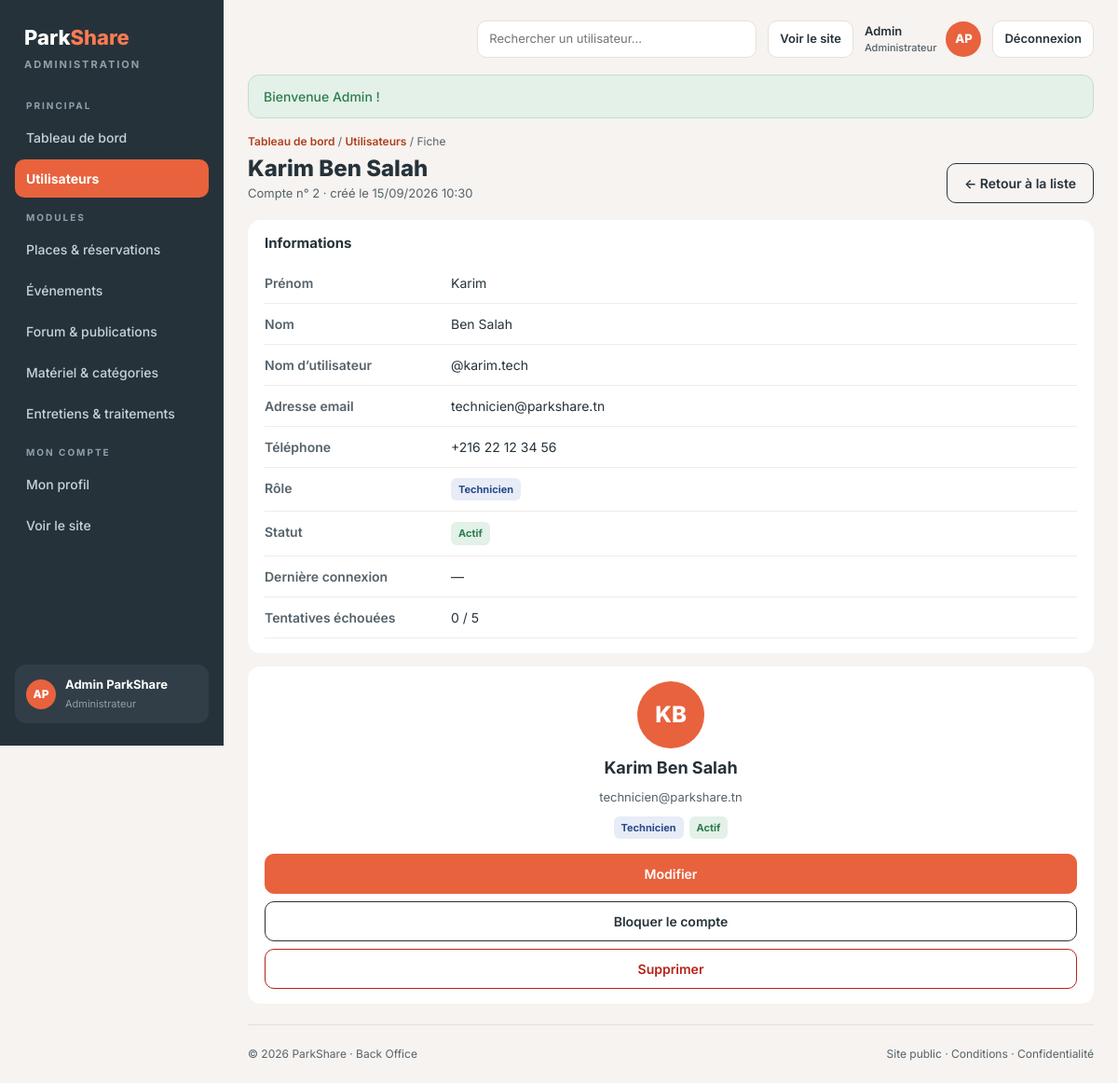
/index.php?action=user_show&id=2 (signed in), run on the app's committed database.
### tables this page shows
CREATE TABLE IF NOT EXISTS users (
    id              INT AUTO_INCREMENT PRIMARY KEY,
    nom             VARCHAR(50)  NOT NULL,
    prenom          VARCHAR(50)  NOT NULL,
    username        VARCHAR(50)  NOT NULL UNIQUE,
    email           VARCHAR(150) NOT NULL UNIQUE,
    telephone       VARCHAR(20)  NOT NULL,
    password        VARCHAR(255) NOT NULL,
    role            ENUM('client', 'proprietaire', 'technicien', 'admin') NOT NULL DEFAULT 'client',
    statut          ENUM('actif', 'bloque') NOT NULL DEFAULT 'actif',
    failed_attempts TINYINT UNSIGNED NOT NULL DEFAULT 0,
    locked_until    DATETIME NULL,
    last_login      DATETIME NULL,
    created_at      TIMESTAMP DEFAULT CURRENT_TIMESTAMP,
    updated_at      TIMESTAMP NULL DEFAULT NULL ON UPDATE CURRENT_TIMESTAMP,
    INDEX idx_role (role),
    INDEX idx_statut (statut)
);

### app/Controllers/Controller.php (called while the page is built, shortened)
<?php
require_once __DIR__ . '/../../config/database.php';
abstract class Controller
{
    protected string $page = 'home';
    public function __construct()
    {
        $this->db = Database::getConnexion();
    }
    protected function render(string $view, array $data = [], string $layout = 'front'): void
    {
        $content      = $this->capture(__DIR__ . '/../Views/pages/' . $view . '.php', $data);
        $currentPage  = $data['currentPage'] ?? $this->page;
        require __DIR__ . '/../Views/' . ($layout === 'admin' ? 'layout_admin.php' : 'layout.php');
    }
    private function capture(string $file, array $data): string
    {
        extract($data, EXTR_SKIP);
        require $file;
        return (string) ob_get_clean();
    }
}

### app/Controllers/UserController.php (called while the page is built, shortened)
<?php
class UserController extends Controller
{
    private AuthController $auth;
    public function __construct()
    {
        $this->auth = new AuthController();
    }
    public function show(): void
    {
        $user = $this->findOr404();
        $this->render('back/users/show', [
            'title' => $user->getPrenom() . ' ' . $user->getNom(),
            'user'  => $user,
            'isMe'  => $user->getId() === (int) $_SESSION['user_id'],
        ], 'admin');
    }
    private function findOr404(?int $id = null): UserModel
    {
        $id ??= (int) ($_GET['id'] ?? 0);
        $user = $id > 0 ? $this->auth->findById($id) : null;
        return $user;
    }
}

### index.php (called while the page is built, shortened)
<?php
require_once __DIR__ . '/app/helpers.php';
spl_autoload_register(function (string $class): void {
    foreach (['Controllers', 'Models'] as $folder) {
        $file = __DIR__ . '/app/' . $folder . '/' . $class . '.php';
        if (is_file($file)) {
            return;
        }
    }
});
AuthController::syncSession();
$routes = require __DIR__ . '/app/routes.php';
$action = (string) ($_GET['action'] ?? 'home');
[$controllerName, $method] = $routes[$action];
$param = $routes[$action][2] ?? null;
$controller = new $controllerName();
$param === null ? $controller->$method() : $controller->$method($param);

### app/helpers.php (called while the page is built, shortened)
<?php
function e(mixed $value): string
{
    return htmlspecialchars((string) ($value ?? ''), ENT_QUOTES, 'UTF-8');
}
function url(string $action, array $params = []): string
{
    $query = http_build_query(array_merge(['action' => $action], $params));
    return 'index.php?' . $query;
}
function isActive(string|array $pages, string $currentPage): string
{
    return in_array($currentPage, (array) $pages, true) ? 'active' : '';
}
function role_label(string $role): string
{
    return [
        'admin'        => 'Administrateur',
        'technicien'   => 'Technicien',
        'proprietaire' => 'Propriétaire',
        'client'       => 'Automobiliste',
    ][$role] ?? $role;
}
function statut_label(string $statut): string
{
    return $statut === 'bloque' ? 'Bloqué' : 'Actif';
}
function initials(string $prenom, string $nom): string
{
    return mb_strtoupper(mb_substr($prenom, 0, 1) . mb_substr($nom, 0, 1));
}
function format_date(?string $date, bool $withTime = false): string
{
    if (empty($date)) {
        return '—';
    }
    $ts = strtotime($date);
    return $ts ? date($withTime ? 'd/m/Y H:i' : 'd/m/Y', $ts) : '—';
}
function current_user(): ?array
{
    return [
        'id'       => (int) $_SESSION['user_id'],
        'username' => $_SESSION['username'] ?? '',
        'nom'      => $_SESSION['nom'] ?? '',
        'prenom'   => $_SESSION['prenom'] ?? '',
        'role'     => $_SESSION['role'] ?? '',
    ];
}
function can(string $permission): bool
{
    return AuthController::can($permission);
}

### config/database.php (called while the page is built, shortened)
<?php
class Database
{
    private static ?PDO $pdo = null;
    public static function getConnexion(): PDO
    {
        if (self::$pdo === null) {
            try {
                self::$pdo = new PDO(
                    'mysql:host=' . DB_HOST . ';port=' . DB_PORT . ';dbname=' . DB_NAME . ';charset=utf8mb4',
                    DB_USER,
                    DB_PASS,
                    [
                        PDO::ATTR_ERRMODE            => PDO::ERRMODE_EXCEPTION,
                        PDO::ATTR_DEFAULT_FETCH_MODE => PDO::FETCH_ASSOC,
                        PDO::ATTR_EMULATE_PREPARES   => false,
                    ]
                );
            } catch (PDOException $e) {
                http_response_code(500);
                die(APP_DEBUG
                    ? 'Erreur de connexion : ' . htmlspecialchars($e->getMessage(), ENT_QUOTES, 'UTF-8')
                    : 'Erreur de connexion à la base de données. Vérifiez config/config.php.');
            }
        }
        return self::$pdo;
    }
}

### app/Controllers/AuthController.php (called while the page is built, shortened)
<?php
class AuthController extends Controller
{
    private static ?array $permissions = null;
    public static function isAuthenticated(): bool
    {
        return !empty($_SESSION['user_id']);
    }
    public static function syncSession(): void
    {
        $stmt = Database::getConnexion()->prepare('SELECT username, nom, prenom, role, statut FROM users WHERE id = :id LIMIT 1');
        $stmt->execute(['id' => (int) $_SESSION['user_id']]);
    }
    public static function can(string $permission): bool
    {
        self::$permissions ??= require __DIR__ . '/../../config/permissions.php';
        return in_array($permission, self::$permissions[$_SESSION['role'] ?? ''] ?? [], true);
    }
    public function findById(int $id): ?UserModel
    {
        $stmt = $this->db->prepare('SELECT * FROM users WHERE id = :id LIMIT 1');
        $stmt->execute(['id' => $id]);
        $row = $stmt->fetch();
        return $row ? UserModel::fromArray($row) : null;
    }
}

### app/Models/UserModel.php (called while the page is built, shortened)
<?php
class UserModel
{
    private int $id = 0;
    private string $nom = '';
    private string $prenom = '';
    private string $username = '';
    private string $email = '';
    private string $telephone = '';
    private string $role = 'client';
    private string $statut = 'actif';
    private int $failedAttempts = 0;
    private ?string $lastLogin = null;
    private string $createdAt = '';
    public function getId(): int { return $this->id; }
    public function getNom(): string { return $this->nom; }
    public function getPrenom(): string { return $this->prenom; }
    public function getUsername(): string { return $this->username; }
    public function getEmail(): string { return $this->email; }
    public function getTelephone(): string { return $this->telephone; }
    public function getRole(): string { return $this->role; }
    public function getStatut(): string { return $this->statut; }
    public function getFailedAttempts(): int { return $this->failedAttempts; }
    public function getLastLogin(): ?string { return $this->lastLogin; }
    public function getCreatedAt(): string { return $this->createdAt; }
    public function setId(int $id): void { $this->id = $id; }
    public function setNom(string $nom): void { $this->nom = $nom; }
    public function setPrenom(string $prenom): void { $this->prenom = $prenom; }
    public function setUsername(string $username): void { $this->username = $username; }
    public function setEmail(string $email): void { $this->email = $email; }
    public function setTelephone(string $telephone): void { $this->telephone = $telephone; }
    public function setRole(string $role): void { $this->role = $role; }
    public function setStatut(string $statut): void { $this->statut = $statut; }
    public function setFailedAttempts(int $n): void { $this->failedAttempts = $n; }
    public function setLastLogin(?string $date): void { $this->lastLogin = $date; }
    public function setCreatedAt(string $createdAt): void { $this->createdAt = $createdAt; }
    public static function fromArray(array $row): self
    {
        $user = new self();
        $user->setId((int) ($row['id'] ?? 0));
        $user->setNom((string) ($row['nom'] ?? ''));
        $user->setPrenom((string) ($row['prenom'] ?? ''));
        $user->setUsername((string) ($row['username'] ?? ''));
        $user->setEmail((string) ($row['email'] ?? ''));
        $user->setTelephone((string) ($row['telephone'] ?? ''));
        $user->setPassword((string) ($row['password'] ?? ''));
        $user->setRole((string) ($row['role'] ?? 'client'));
        $user->setStatut((string) ($row['statut'] ?? 'actif'));
        $user->setFailedAttempts((int) ($row['failed_attempts'] ?? 0));
        $user->setLockedUntil($row['locked_until'] ?? null);
        $user->setLastLogin($row['last_login'] ?? null);
        $user->setCreatedAt((string) ($row['created_at'] ?? ''));
        return $user;
    }
}

### app/Views/pages/back/users/show.php (the view, shortened to what this page needs)
<?php
$locked = $user->getLockedUntil() && strtotime($user->getLockedUntil()) > time();
?>
<div class="top">
    <div>
        <div class="crumb"><a href="<?= url('admin') ?>">Tableau de bord</a> / <a href="<?= url('users') ?>">Utilisateurs</a> / Fiche</div>
        <h1><?= e($user->getPrenom() . ' ' . $user->getNom()) ?></h1>
        <p>Compte n° <?= $user->getId() ?> · créé le <?= e(format_date($user->getCreatedAt(), true)) ?></p>
    </div>
    <a class="btn" href="<?= url('users') ?>">← Retour à la liste</a>
</div>
<div class="two">
    <div class="p">
        <h2>Informations</h2>
        <dl class="dl">
            <dt>Prénom</dt><dd><?= e($user->getPrenom()) ?></dd>
            <dt>Nom</dt><dd><?= e($user->getNom()) ?></dd>
            <dt>Nom d’utilisateur</dt><dd>@<?= e($user->getUsername()) ?></dd>
            <dt>Adresse email</dt><dd><?= e($user->getEmail()) ?></dd>
            <dt>Téléphone</dt><dd>+216 <?= e(trim(chunk_split($user->getTelephone(), 2, ' '))) ?></dd>
            <dt>Rôle</dt><dd><span class="badge badge-<?= e($user->getRole()) ?>"><?= e(role_label($user->getRole())) ?></span></dd>
            <dt>Statut</dt><dd><span class="badge badge-<?= e($user->getStatut()) ?>"><?= e(statut_label($user->getStatut())) ?></span>
                <?php if ($locked): ?> <span class="badge badge-bloque">Verrouillé jusqu’à <?= e(date('H:i', strtotime($user->getLockedUntil()))) ?></span><?php endif; ?></dd>
            <dt>Dernière connexion</dt><dd><?= e(format_date($user->getLastLogin(), true)) ?></dd>
            <dt>Tentatives échouées</dt><dd><?= $user->getFailedAttempts() ?> / <?= MAX_LOGIN_ATTEMPTS ?></dd>
        </dl>
    </div>
    <div>
        <div class="p idcard">
            <div class="avatar"><?= e(initials($user->getPrenom(), $user->getNom())) ?></div>
            <h2><?= e($user->getPrenom() . ' ' . $user->getNom()) ?></h2>
            <div class="muted"><?= e($user->getEmail()) ?></div>
            <div class="badges">
                <span class="badge badge-<?= e($user->getRole()) ?>"><?= e(role_label($user->getRole())) ?></span>
                <span class="badge badge-<?= e($user->getStatut()) ?>"><?= e(statut_label($user->getStatut())) ?></span>
            </div>
            <div class="stack">
                <?php if (can('users.edit')): ?>
                    <a class="btn btn-primary btn-block" href="<?= url('user_edit', ['id' => $user->getId()]) ?>">Modifier</a>
                <?php endif; ?>
                <?php if (!$isMe && can('users.block')): ?>
                    <form class="js-confirm" method="POST" action="<?= url('user_toggle') ?>"
                          data-confirm="<?= $user->getStatut() === 'actif' ? 'Bloquer' : 'Débloquer' ?> ce compte ?">
                        <button type="submit" class="btn btn-block"><?= $user->getStatut() === 'actif' ? 'Bloquer le compte' : 'Débloquer le compte' ?></button>
                    </form>
                <?php endif; ?>
                <?php if (!$isMe && can('users.delete')): ?>
                    <form class="js-confirm" method="POST" action="<?= url('user_delete') ?>" data-confirm="Supprimer définitivement ce compte ?">
                        <button type="submit" class="btn btn-danger btn-block">Supprimer</button>
                    </form>
                <?php endif; ?>
            </div>
        </div>
    </div>
</div>

### app/Views/partials/sidebar.php
<?php
$currentPage = $currentPage ?? 'admin';
$me = current_user();
$menu = [
    'PRINCIPAL' => [
        ['admin', 'Tableau de bord', 'dashboard.view', ['admin']],
        ['users', 'Utilisateurs', 'users.view', ['users', 'user_create', 'user_show', 'user_edit']],
    ],
    'MODULES' => [
        ['admin_places', 'Places & réservations', 'places.manage', ['admin_places']],
        ['admin_evenements', 'Événements', 'evenements.manage', ['admin_evenements']],
        ['admin_forum', 'Forum & publications', 'forum.moderate', ['admin_forum']],
        ['admin_materiel', 'Matériel & catégories', 'materiel.manage', ['admin_materiel']],
        ['admin_entretiens', 'Entretiens & traitements', 'entretiens.manage', ['admin_entretiens']],
    ],
    'MON COMPTE' => [
        ['profile', 'Mon profil', 'backoffice', ['profile', 'profile_edit', 'password']],
        ['home', 'Voir le site', 'backoffice', []],
    ],
];
?>
<aside class="sidebar">
    <a class="brand" href="<?= url('admin') ?>">Park<span>Share</span></a>
    <div class="role"><?= $me && $me['role'] === 'admin' ? 'ADMINISTRATION' : 'ESPACE TECHNICIEN' ?></div>
    <nav aria-label="Menu du back office">
        <?php foreach ($menu as $section => $items): ?>
            <?php $visible = array_filter($items, fn($i) => can($i[2])); ?>
            <?php if ($visible): ?>
                <div class="sec"><?= e($section) ?></div>
                <?php foreach ($visible as [$action, $label, , $pages]): ?>
                    <a class="m <?= isActive($pages, $currentPage) ?>" href="<?= url($action) ?>"><?= e($label) ?></a>
                <?php endforeach; ?>
            <?php endif; ?>
        <?php endforeach; ?>
    </nav>
    <?php if ($me): ?>
        <div class="me">
            <div class="avatar"><?= e(initials($me['prenom'], $me['nom'])) ?></div>
            <div><b><?= e($me['prenom'] . ' ' . $me['nom']) ?></b><small><?= e(role_label($me['role'])) ?></small></div>
        </div>
    <?php endif; ?>
</aside>

### app/Views/partials/header.php (shortened to what this page needs)
<?php $me = current_user(); ?>
<header class="header">
    <?php if (can('users.view')): ?>
        <form class="q" id="form-header-search" method="GET" action="index.php" role="search">
            <input type="text" id="header-q" name="q" placeholder="Rechercher un utilisateur…" autocomplete="off">
        </form>
    <?php endif; ?>
    <a class="site" href="<?= url('home') ?>">Voir le site</a>
    <?php if ($me): ?>
        <a class="who" href="<?= url('profile') ?>">
            <span><?= e($me['prenom']) ?><small><?= e(role_label($me['role'])) ?></small></span>
            <span class="av"><?= e(initials($me['prenom'], $me['nom'])) ?></span>
        </a>
        <form class="inline" method="POST" action="<?= url('logout') ?>">
            <button type="submit" class="logout">Déconnexion</button>
        </form>
    <?php endif; ?>
</header>

### data on the page
users: initials($me['prenom'], $me['nom']) "AP", prenom+nom "Admin ParkShare", role "Administrateur", prenom "Admin"
users: $user->getPrenom() . ' ' . $user->getNom() "Karim Ben Salah", id "2", created_at "15/09/2026 10:30", prenom "Karim", nom "Ben Salah", username "karim.tech", email "technicien@parkshare.tn", telephone "22 12 34 56", role "Technicien", statut "Actif", last_login "—", failed_attempts "0", initials($user->getPrenom(), $user->getNom()) "KB"

### other printed values
$section "PRINCIPAL"
$label "Tableau de bord"
$label "Utilisateurs"
$section "MODULES"
$label "Places & réservations"
$label "Événements"
$label "Forum & publications"
$label "Matériel & catégories"
$label "Entretiens & traitements"
$section "MON COMPTE"
$label "Mon profil"
$label "Voir le site"
$f['message'] "Bienvenue Admin !"
MAX_LOGIN_ATTEMPTS "5"
